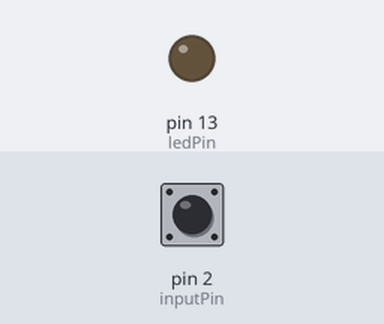
This sketch was run on a simulated Arduino Uno, built with avr-gcc and run on an emulated ATmega328P. Parts: output pins drawn as LEDs (lit = HIGH). Dashed ring = blinking. Inputs (shaded band) come from the test bench; at power-on: pin 2 (inputPin) HIGH. What the sketch prints to the serial monitor is not drawn.

Above: at 1.2 s.
1.3 s: pin 2 (inputPin) pulled LOW for 1 s
At 1.45 s:
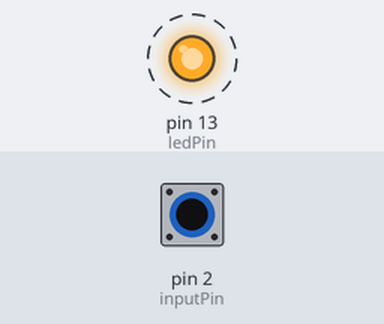
4.3 s: pin 2 (inputPin) pulled LOW for 3.2 s
At 8.3 s:
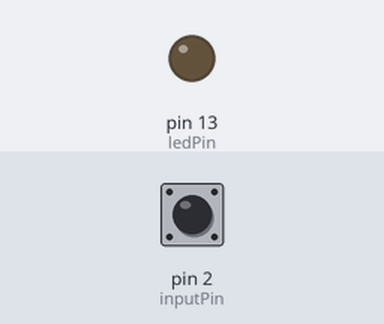
Timing chart, 0 to 9.8 s (numbered marks = the images above; inputs shaded):
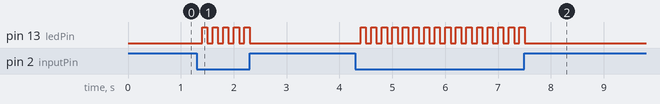

The sketch:

AR08_Dinput_count.ino
```cpp
/*
 예제 5.1
 스위치 입력
*/

// 내장된 LED를 사용하기 위해
// LED pin을 13번으로 설정
const int ledPin = 13;
// 2번 핀을 스위치 입력으로 설정
const int inputPin = 2;

int count = 0;

void setup() {
  // Arduino 13번 핀에 내장된 LED를 출력으로 설정한다.
  pinMode(ledPin, OUTPUT);
  // 스위치 입력을 위하여 2번핀을 입력으로 설정하고 풀업시킨다.
  pinMode(inputPin, INPUT_PULLUP);

  Serial.begin(9600);
}

void loop(){
  // 스위치 입력을 받는다
  int swinput = digitalRead(inputPin);
  int ledOutput=digitalRead(ledPin);

  if (swinput ==LOW){
    delay(100);
    if (ledOutput) digitalWrite(ledPin,LOW);// LED 점등
  else digitalWrite(ledPin,HIGH);
  ++count;// LED 소등
  Serial.print(count);
};
}
```

Measured:
- after the input at 1.3 s, pin 13 (ledPin): alternates HIGH for 0.10 s and LOW for 0.10 s, 10 changes in all, then stays LOW, starting after 0.10 s
- after the input at 4.3 s, pin 13 (ledPin): alternates HIGH for 0.10 s and LOW for 0.10 s, 32 changes in all, then stays LOW, starting after 0.10 s
